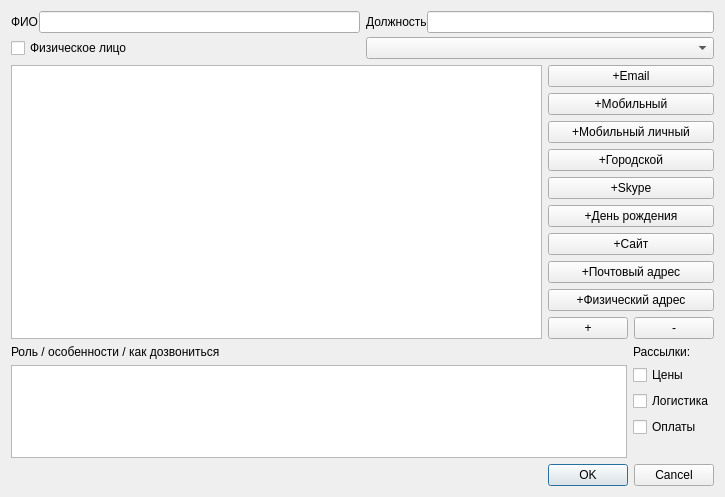
<?xml version="1.0" encoding="UTF-8"?>
<ui version="4.0">
 <class>DialogCrm_EditContact</class>
 <widget class="QDialog" name="DialogCrm_EditContact">
  <property name="geometry">
   <rect>
    <x>0</x>
    <y>0</y>
    <width>725</width>
    <height>497</height>
   </rect>
  </property>
  <property name="windowTitle">
   <string>Dialog</string>
  </property>
  <layout class="QVBoxLayout" name="verticalLayout_4">
   <item>
    <layout class="QGridLayout" name="gridLayout">
     <property name="verticalSpacing">
      <number>4</number>
     </property>
     <item row="0" column="0">
      <layout class="QHBoxLayout" name="horizontalLayout_3">
       <item>
        <widget class="QLabel" name="label_2">
         <property name="text">
          <string>ФИО</string>
         </property>
        </widget>
       </item>
       <item>
        <widget class="QLineEdit" name="lineEdit_name"/>
       </item>
      </layout>
     </item>
     <item row="0" column="1">
      <layout class="QHBoxLayout" name="horizontalLayout_5">
       <item>
        <widget class="QLabel" name="label_3">
         <property name="text">
          <string>Должность</string>
         </property>
        </widget>
       </item>
       <item>
        <widget class="QLineEdit" name="lineEdit_job"/>
       </item>
      </layout>
     </item>
     <item row="1" column="1">
      <widget class="QComboBox" name="comboBox_company"/>
     </item>
     <item row="1" column="0">
      <widget class="QCheckBox" name="checkBox_is_person">
       <property name="text">
        <string>Физическое лицо</string>
       </property>
      </widget>
     </item>
    </layout>
   </item>
   <item>
    <layout class="QHBoxLayout" name="horizontalLayout_2">
     <item>
      <widget class="QTableView" name="tableView_contact_info"/>
     </item>
     <item>
      <layout class="QVBoxLayout" name="verticalLayout">
       <item>
        <widget class="QPushButton" name="pushButton_add_email">
         <property name="text">
          <string>+Email</string>
         </property>
        </widget>
       </item>
       <item>
        <widget class="QPushButton" name="pushButton_add_cell_work">
         <property name="text">
          <string>+Мобильный</string>
         </property>
        </widget>
       </item>
       <item>
        <widget class="QPushButton" name="pushButton_add_cell_personal">
         <property name="text">
          <string>+Мобильный личный</string>
         </property>
        </widget>
       </item>
       <item>
        <widget class="QPushButton" name="pushButton_add_phone">
         <property name="text">
          <string>+Городской</string>
         </property>
        </widget>
       </item>
       <item>
        <widget class="QPushButton" name="pushButton_add_skype">
         <property name="text">
          <string>+Skype</string>
         </property>
        </widget>
       </item>
       <item>
        <widget class="QPushButton" name="pushButton_add_birthday">
         <property name="text">
          <string>+День рождения</string>
         </property>
        </widget>
       </item>
       <item>
        <widget class="QPushButton" name="pushButton_add_website">
         <property name="text">
          <string>+Сайт</string>
         </property>
        </widget>
       </item>
       <item>
        <widget class="QPushButton" name="pushButton_add_address_post">
         <property name="text">
          <string>+Почтовый адрес</string>
         </property>
        </widget>
       </item>
       <item>
        <widget class="QPushButton" name="pushButton_add_address_fact">
         <property name="text">
          <string>+Физический адрес</string>
         </property>
        </widget>
       </item>
       <item>
        <layout class="QHBoxLayout" name="horizontalLayout">
         <item>
          <widget class="QPushButton" name="pushButton_add_row">
           <property name="text">
            <string>+</string>
           </property>
          </widget>
         </item>
         <item>
          <widget class="QPushButton" name="pushButton_delete_row">
           <property name="text">
            <string>-</string>
           </property>
          </widget>
         </item>
        </layout>
       </item>
       <item>
        <spacer name="verticalSpacer">
         <property name="orientation">
          <enum>Qt::Vertical</enum>
         </property>
         <property name="sizeHint" stdset="0">
          <size>
           <width>20</width>
           <height>40</height>
          </size>
         </property>
        </spacer>
       </item>
      </layout>
     </item>
    </layout>
   </item>
   <item>
    <layout class="QHBoxLayout" name="horizontalLayout_4">
     <item>
      <layout class="QVBoxLayout" name="verticalLayout_3">
       <item>
        <widget class="QLabel" name="label_4">
         <property name="text">
          <string>Роль / особенности / как дозвониться</string>
         </property>
        </widget>
       </item>
       <item>
        <widget class="QPlainTextEdit" name="plainTextEdit_additional_info">
         <property name="maximumSize">
          <size>
           <width>16777215</width>
           <height>16777215</height>
          </size>
         </property>
        </widget>
       </item>
      </layout>
     </item>
     <item>
      <layout class="QVBoxLayout" name="verticalLayout_2">
       <item>
        <widget class="QLabel" name="label_5">
         <property name="text">
          <string>Рассылки:</string>
         </property>
        </widget>
       </item>
       <item>
        <widget class="QCheckBox" name="checkBox_SubsPrices">
         <property name="text">
          <string>Цены</string>
         </property>
        </widget>
       </item>
       <item>
        <widget class="QCheckBox" name="checkBox_SubsLogistics">
         <property name="text">
          <string>Логистика</string>
         </property>
        </widget>
       </item>
       <item>
        <widget class="QCheckBox" name="checkBox_SubsPayments">
         <property name="text">
          <string>Оплаты</string>
         </property>
        </widget>
       </item>
       <item>
        <spacer name="verticalSpacer_2">
         <property name="orientation">
          <enum>Qt::Vertical</enum>
         </property>
         <property name="sizeHint" stdset="0">
          <size>
           <width>20</width>
           <height>40</height>
          </size>
         </property>
        </spacer>
       </item>
      </layout>
     </item>
    </layout>
   </item>
   <item>
    <widget class="QDialogButtonBox" name="buttonBox">
     <property name="orientation">
      <enum>Qt::Horizontal</enum>
     </property>
     <property name="standardButtons">
      <set>QDialogButtonBox::Cancel|QDialogButtonBox::Ok</set>
     </property>
    </widget>
   </item>
  </layout>
 </widget>
 <resources/>
 <connections>
  <connection>
   <sender>buttonBox</sender>
   <signal>accepted()</signal>
   <receiver>DialogCrm_EditContact</receiver>
   <slot>accept()</slot>
   <hints>
    <hint type="sourcelabel">
     <x>248</x>
     <y>254</y>
    </hint>
    <hint type="destinationlabel">
     <x>157</x>
     <y>274</y>
    </hint>
   </hints>
  </connection>
  <connection>
   <sender>buttonBox</sender>
   <signal>rejected()</signal>
   <receiver>DialogCrm_EditContact</receiver>
   <slot>reject()</slot>
   <hints>
    <hint type="sourcelabel">
     <x>316</x>
     <y>260</y>
    </hint>
    <hint type="destinationlabel">
     <x>286</x>
     <y>274</y>
    </hint>
   </hints>
  </connection>
 </connections>
</ui>
